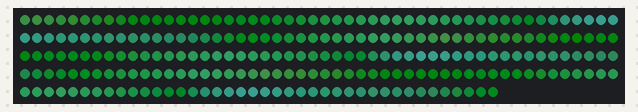
The sketch below on a simulated Arduino Uno, built with avr-gcc and run on an emulated ATmega328P. Parts: 240 RGB LEDs in strip order, left to right, continuing on the next row. Dim RGB values are drawn brighter than linear.

Above: at 3.18 s.
At 37.96 s:
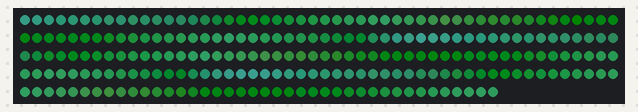

The sketch:

junglePalletUno.ino
```cpp
#include <FastLED.h>

#define LED_PIN     3
#define NUM_LEDS    240
#define BRIGHTNESS  64
#define LED_TYPE    WS2812B
#define COLOR_ORDER GRB
CRGB leds[NUM_LEDS];

#define UPDATES_PER_SECOND 100
DEFINE_GRADIENT_PALETTE( ib06_gp ) {
    0,   0, 14,  6,
    0,   8,  8,  3,
    0,  51, 88, 27,
    0,  30, 66, 33,
    5,  28, 63, 31,
   38,   1, 28,  4,
   79,   4, 44, 12,
  101,  39,122, 75,
  130,   0, 30,  9,
  158,  50,127,115,
  178,   1, 50, 21,
  188,  24, 70, 51,
  211,   1,  4,  1,
  219,   0, 44,  8,
  242,  39,122, 75,
  255,   1, 18,  7};

CRGBPalette16 currentPalette = ib06_gp;
#define currentBlending LINEARBLEND

void setup() {
    delay(3000); // power-up safety delay
    FastLED.addLeds<LED_TYPE, LED_PIN, COLOR_ORDER>(leds, NUM_LEDS).setCorrection(TypicalLEDStrip);
    FastLED.setBrightness(BRIGHTNESS);
    FastLED.setMaxPowerInVoltsAndMilliamps(5, 1000);
}


void loop(){
    static uint8_t startIndex = 0;
    startIndex = startIndex + 1; /* motion speed */

    FillLEDsFromPaletteColors( startIndex);

    FastLED.show();
    FastLED.delay(1000 / UPDATES_PER_SECOND);
}

void FillLEDsFromPaletteColors( uint8_t colorIndex) {
    uint8_t brightness = 255;

    for( int i = 0; i < NUM_LEDS; i++) {
        leds[i] = ColorFromPalette( currentPalette, colorIndex, brightness, currentBlending);
        colorIndex += 3;
    }
}
```
